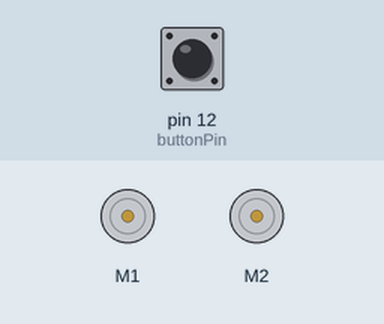
Bench run of a sketch on a simulated Arduino Uno, built with avr-gcc and run on an emulated ATmega328P. Shown: 2 × DC motor (green arrow = forward, orange = backward, longer = faster). Inputs (shaded band) come from the test bench; at power-on: pin 12 (buttonPin) HIGH. What the sketch prints to the serial monitor is not drawn.

Above: at 1.2 s.
1.3 s: pin 12 (buttonPin) pulled LOW for 0.15 s
At 2.6 s:
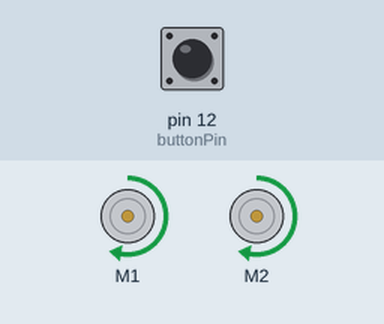
4.4 s: pin 12 (buttonPin) pulled LOW for 1 s
At 9.6 s:
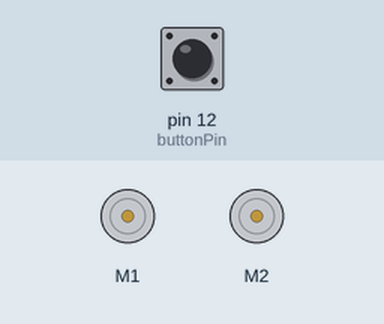
13.5 s: pin 12 (buttonPin) driven LOW
At 14.5 s:
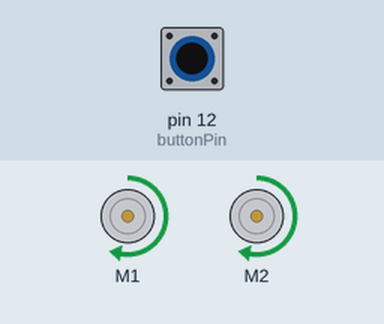
16.5 s: pin 12 (buttonPin) driven HIGH
At 20.3 s:
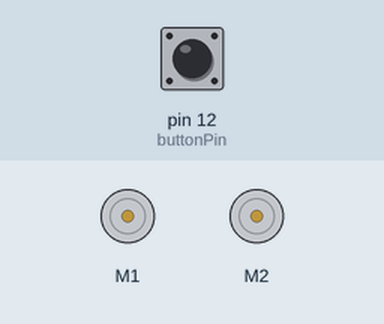
Timing chart, 0 to 20.5 s (numbered marks = the images above; inputs shaded):
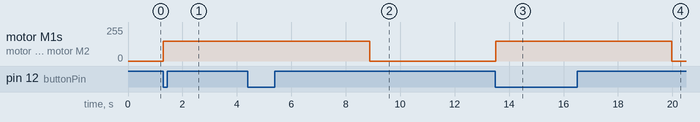

The sketch:

Exp7_1_RotaryEncoder.ino
```cpp
/***********************************************************************
 * Exp7_1_RotaryEncoder -- RedBot Experiment 7
 *
 * Knowing where your robot is can be very important. The RedBot supports
 * the use of an encoder to track the number of revolutions each wheels has
 * made, so you can tell not only how far each wheel has traveled but how
 * fast the wheels are turning.
 *
 * This sketch was written by SparkFun Electronics, with lots of help from
 * the Arduino community. This code is completely free for any use.
 *
 * 8 Oct 2013 M. Hord
 * Revised, 31 Oct 2014 B. Huang
 ***********************************************************************/

#include <RedBot.h>
RedBotMotors motors;

RedBotEncoder encoder = RedBotEncoder(A2, 10);  // initializes encoder on pins A2 and 10
int buttonPin = 12;
int countsPerRev = 192;   // 4 pairs of N-S x 48:1 gearbox = 192 ticks per wheel rev

// variables used to store the left and right encoder counts.
int lCount;
int rCount;

void setup()
{
  pinMode(buttonPin, INPUT_PULLUP);
  Serial.begin(9600);
  Serial.println("left    right");
  Serial.println("================");
}

void loop(void)
{
  // wait for a button press to start driving.
  if (digitalRead(buttonPin) == LOW)
  {
    encoder.clearEnc(BOTH);  // Reset the counters.
    motors.drive(150);        // Start driving forward.
  }

  // store the encoder counts to a variable.
  lCount = encoder.getTicks(LEFT);    // read the left motor encoder
  rCount = encoder.getTicks(RIGHT);   // read the right motor encoder

  // print out to Serial Monitor the left and right encoder counts.
  Serial.print(lCount);
  Serial.print("\t");
  Serial.println(rCount);

  // if either left or right motor are more than 5 revolutions, stop
  if ((lCount >= 5*countsPerRev) || (rCount >= 5*countsPerRev) )
  {
    motors.brake();
  }
}
```

Measured:
- after the input at 1.3 s, motor M1, motor M2: stopped → forward 149/255 at once
- after the input at 4.4 s, motor M1, motor M2: forward 149/255 → stopped after 4.5 s instead of 0.53 s
- after the input at 13.5 s, motor M1, motor M2: stopped → forward 149/255 at once
- after the input at 16.5 s, motor M1, motor M2: forward 149/255 → stopped after 3.5 s
